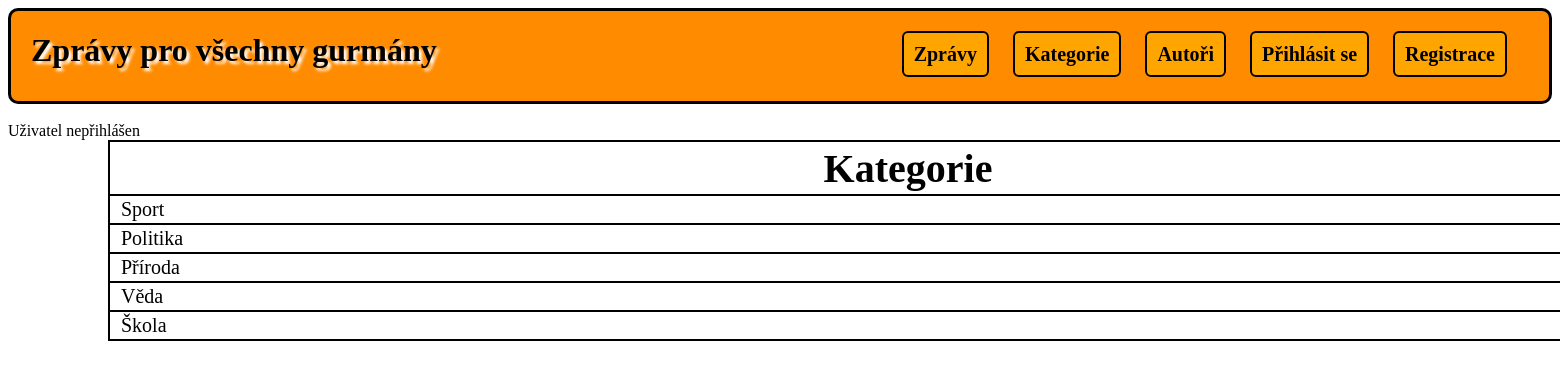
The app's page /Zprávy/Kategorie.php with its own data.
### tables this page shows
CREATE TABLE `kategorie` (
  `ID` int(11) NOT NULL,
  `Kategorie` varchar(60) NOT NULL
);

### Zprávy/Kategorie.php (the view, shortened to what this page needs)
<?php
$conn = new PDO('mysql:host=localhost;dbname=zpravy', 'root', '', [
    PDO::ATTR_ERRMODE => PDO::ERRMODE_EXCEPTION
]);
$conn->query('SET NAMES utf8');
$dotaz = 'SELECT * FROM kategorie';
$stmt = $conn->prepare($dotaz);
$stmt->execute();
$article = $stmt->fetchAll();
?>
<!doctype html>
<html lang="en">
<head>
    <link rel="stylesheet" href="style.css" >
</head>
<body>
<header>
    <div>
        <h1>Zprávy pro všechny gurmány</h1>
        <div>
            <a href="index.php">Zprávy</a>
            <a href="Kategorie.php">Kategorie</a>
            <a href="Autori.php">Autoři</a>
            <a href="login.php">Přihlásit se</a>
            <a href="register.php">Registrace</a>
        </div>
    </div>
</header>
<br>
<?php if (isset($_SESSION['user'])): ?>
    Uživatel
    <br>
    <?= $_SESSION['user']['name'] ?>
    <br>
    <a href="logout.php">Odhlásit</a>
<?php else: ?>
    Uživatel nepřihlášen
<?php endif; ?>
<br>
<table>
    <tr>
        <th>Kategorie</th>
    </tr>
    <?php foreach ($article as $zprava): ?>
    <tr>
        <td>
            <a href="vypis.php?id_kategorie=<?= $zprava['ID']?>">
                <?= $zprava['Kategorie']?>
            </a>
        </td>
    </tr>
    <?php endforeach; ?>
</table>
</body>
</html>

### Zprávy/style.css (style rules this page uses)
header { background-color: darkorange; border-radius: 10px; border: black solid 3px; height: 90px; }
header div h1 { float:left; padding-left: 20px; text-shadow: 3px 3px 3px white }
header div div { float: right; margin: 32px; }
header div div a { border: solid black 2px; padding: 10px; margin: 10px; text-decoration: none; color:black; font-weight: bold; font-size: 20px; border-radius: 6px; background-color: orange; }
table { width: 1600px; margin-left: 100px; border-collapse: collapse; }
table, td, th { border: solid 2px black; }
th { height: 50px; font-size: 40px; }
td { height: 25px; font-size: 20px; }
td a { margin: 10px; text-decoration: none; color: black; }

### records on screen
kategorie: Kategorie "Sport"
kategorie: Kategorie "Politika"
kategorie: Kategorie "Příroda"
kategorie: Kategorie "Věda"
kategorie: Kategorie "Škola"
